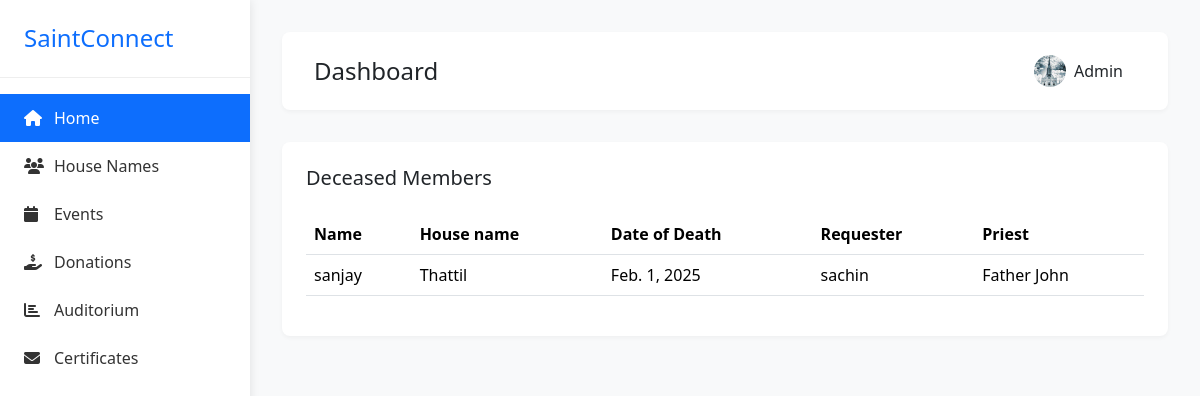
Screenshot of /death_members/ (signed in) with the database file from the repository.
### app/models.py (models this page shows, shortened)
class UserProfile_Model(models.Model):
    GENDER_CHOICES = [
        ('Male', 'Male'),
        ('Female', 'Female'),
        ('Others', 'Others'),
    ]
    ROLE_CHOICES = [
        ('Member', 'Member'),
        ('Staff', 'Staff'),
        ('Youth', 'Youth'),
        ('Committee Member', 'Committee Member'),
        ('Choir', 'Choir'),
    ]
    name=models.CharField(max_length=100,null=True)
    house_name=models.ForeignKey(House_Name,on_delete=models.CASCADE,null=True,blank=True)
    address=models.TextField(null=True)
    age=models.PositiveIntegerField(null=True)
    email=models.EmailField(null=True)
    gender=models.CharField(max_length=100,choices=GENDER_CHOICES,null=True)
    profile_picture=models.FileField(upload_to='images',null=True,blank=True)
    phone_number=models.PositiveIntegerField(null=True)
    role=models.CharField(max_length=100,choices=ROLE_CHOICES,null=True)
    date_of_birth=models.DateField(null=True,blank=True)
    user=models.OneToOneField(User,on_delete=models.CASCADE)
    created_date=models.DateField(auto_now_add=True)
    updated_date=models.DateField(auto_now=True)
    is_active=models.BooleanField(default=True)

class Death_Record(models.Model):
    member = models.ForeignKey(User, on_delete=models.CASCADE, null=True, blank=True, related_name="death_records")
    applied_by = models.ForeignKey(User, on_delete=models.CASCADE, related_name="applied_death_records", null=True, blank=True,)  # User who submitted the record
    date_of_death = models.DateField()
    place_of_death = models.CharField(max_length=255)
    funeral_date = models.DateField(blank=True, null=True)
    funeral_location = models.CharField(max_length=255, blank=True, null=True)
    burial_place = models.CharField(max_length=255, blank=True, null=True)
    next_of_kin = models.CharField(max_length=255, blank=True, null=True)
    contact_number = models.CharField(max_length=15, blank=True, null=True)
    priest=models.CharField(max_length=255,blank=True, null=True)
    created_at = models.DateTimeField(auto_now_add=True)
    updated_at = models.DateTimeField(auto_now=True)
    is_approved = models.BooleanField(default=False)

class House_Name(models.Model):
    name=models.CharField(max_length=100)
    def __str__(self):
         return self.name

### app/views.py (the view)
# urls.py: path('death_members/', Death_Members_View.as_view(),name='death_members'),
@method_decorator(Login_required,name='dispatch')
class Death_Members_View(View):
    def get(self, request, *args, **kwargs):
        user = get_object_or_404(UserProfile_Model, user=request.user)
        death=Death_Record.objects.filter(is_approved=True)
        return render(request, 'death_members.html', {'death': death, 'user': user})

### app/views.py (called while the page is built)
def Login_required(fn):
    def wrapper(request,*args,**kwargs):
        if not request.user.is_authenticated:
            return redirect('login')
        else:
            return fn(request,*args,**kwargs)
    return wrapper

### app/templates/death_members.html (shortened to what this page needs)
<!DOCTYPE html>
<html lang="en">
<head>
    <link href="https://cdnjs.cloudflare.com/ajax/libs/bootstrap/5.3.2/css/bootstrap.min.css" rel="stylesheet">
    <link href="https://cdnjs.cloudflare.com/ajax/libs/font-awesome/6.4.0/css/all.min.css" rel="stylesheet">
    <link rel="stylesheet" href="https://cdn.jsdelivr.net/npm/bootstrap-icons@1.11.3/font/bootstrap-icons.min.css">
</head>
<body>
    <div class="sidebar">
        <div class="sidebar-logo">
            <a class="sidebar-a" href="{% url 'home' %}">
                <h4 class="m-0 text-primary">SaintConnect</h4>
            </a>
        </div>
        <div class="sidebar-menu">
            <a href="{% url 'admin' %}" class="active"><i class="fas fa-home"></i> Home</a>
            <a href="{% url 'house_name' %}"><i class="fas fa-users"></i> House Names</a>
            <a href="{% url 'event_list' %}"><i class="fas fa-calendar"></i> Events</a>
            <a href="{% url 'donation_add' %}"><i class="fas fa-hand-holding-usd"></i> Donations</a>
            <a href="{% url 'auditorium_add' %}"><i class="fas fa-chart-bar"></i> Auditorium</a>
            <a href="{% url 'admin_approval' %}"><i class="fas fa-envelope"></i> Certificates</a>
        </div>
    </div>
    <div class="main-content">
        <div class="top-bar d-flex justify-content-between align-items-center">
            <h4 class="m-0">Dashboard</h4>
            <div class="profile-dropdown dropdown">
                <button class="btn dropdown-toggle d-flex align-items-center gap-2" type="button"
                    data-bs-toggle="dropdown">
                    {% if user.profile_picture %}
                    <div style="background-image: url('{{ user.profile_picture.url }}')" alt="Profile"
                        class="profile-img"></div>
                    <span>{{request.user}}</span>
                    {% else %}
                    <div style="border: 1px solid black;" alt="Profile" class="profile-img"></div>
                    <span>{{request.user}}</span>
                    {% endif %}
                </button>
            </div>
        </div>
        <div class="table-container">
            <div class="d-flex justify-content-between align-items-center mb-4">
                <h5 class="m-0">Deceased Members</h5>
            </div>
            <table class="table">
                <thead>
                    <tr>
                        <th>Name</th>
                        <th>House name</th>
                        <th>Date of Death</th>
                        <th>Requester</th>
                        <th>Priest</th>
                    </tr>
                </thead>
                <tbody>
                    {% for i in death %}
                    <tr>
                        <td>{{i.member}}</td>
                        <td>{{ i.member.userprofile_model.house_name }}</td>
                        <td>{{i.date_of_death}}</td>
                        <td>{{i.applied_by}}</td>
                        {% if i.priest %}
                        <td>{{ i.priest }}</td>
                        {% else %}
                        <td>No name added</td>
                        {% endif %}
                    </tr>
                    {% endfor %}
                </tbody>
            </table>
        </div>
    </div>
</body>
</html>

### app/templates/death_members.html (style rules this page uses)
:root { --primary-color: #0d6efd; --sidebar-width: 250px; }
body { background-color: #f8f9fa; min-height: 100vh; }
.sidebar { width: var(--sidebar-width); background: #fff; position: fixed; top: 0; left: 0; height: 100vh; box-shadow: 0 0 10px rgba(0, 0, 0, 0.1); z-index: 1000; }
.sidebar-logo { padding: 1.5rem; border-bottom: 1px solid #eee; }
.sidebar-menu { padding: 1rem 0; }
.sidebar-menu a { padding: 0.75rem 1.5rem; color: #333; text-decoration: none; display: flex; align-items: center; transition: all 0.3s; }
.sidebar-menu a.active { background: var(--primary-color); color: white; }
.sidebar-menu i { width: 20px; margin-right: 10px; }
.main-content { margin-left: var(--sidebar-width); padding: 2rem; }
.top-bar { background: white; padding: 1rem 2rem; box-shadow: 0 2px 4px rgba(0, 0, 0, 0.04); margin-bottom: 2rem; border-radius: 0.5rem; }
.table-container { background: white; border-radius: 0.5rem; padding: 1.5rem; box-shadow: 0 2px 4px rgba(0, 0, 0, 0.04); }
.profile-dropdown .dropdown-toggle::after { display: none; }
.profile-img { width: 32px; height: 32px; border-radius: 50%; object-fit: cover; background-position: center; background-size: cover; }
.sidebar-a { text-decoration: none; }

### rows the page displays
UserProfile_Model: profile_picture (picture)
Death_Record: member "sanjay", member.userprofile_model.house_name "Thattil", date_of_death "Feb. 1, 2025", applied_by "sachin", priest "Father John"

### other values shown
{{ request.user }} "Admin"
